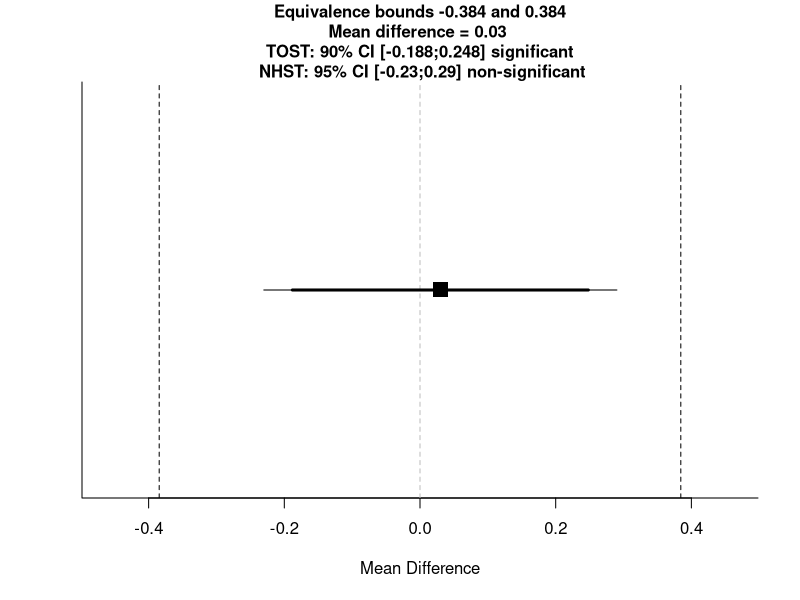
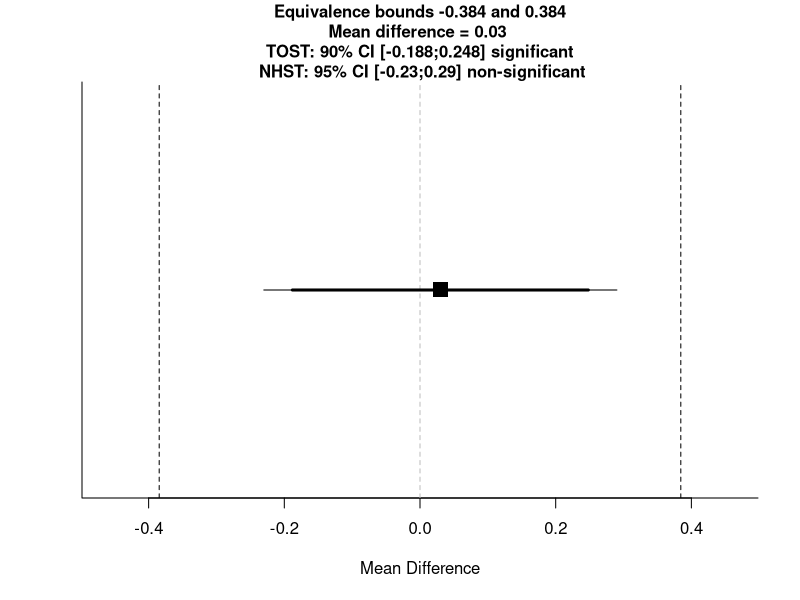
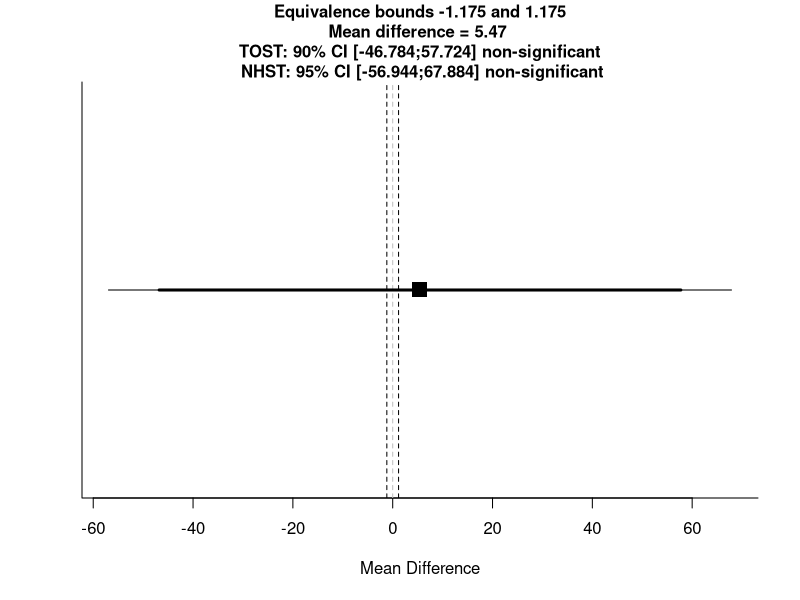
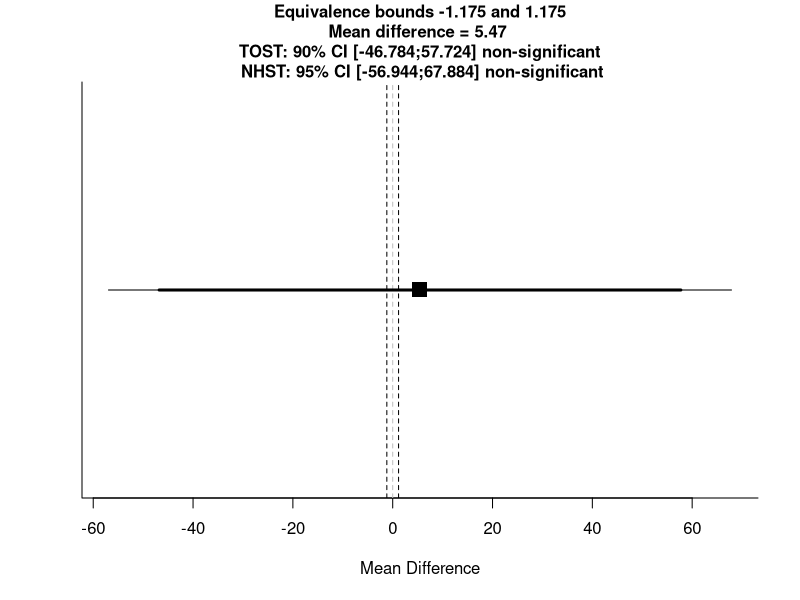
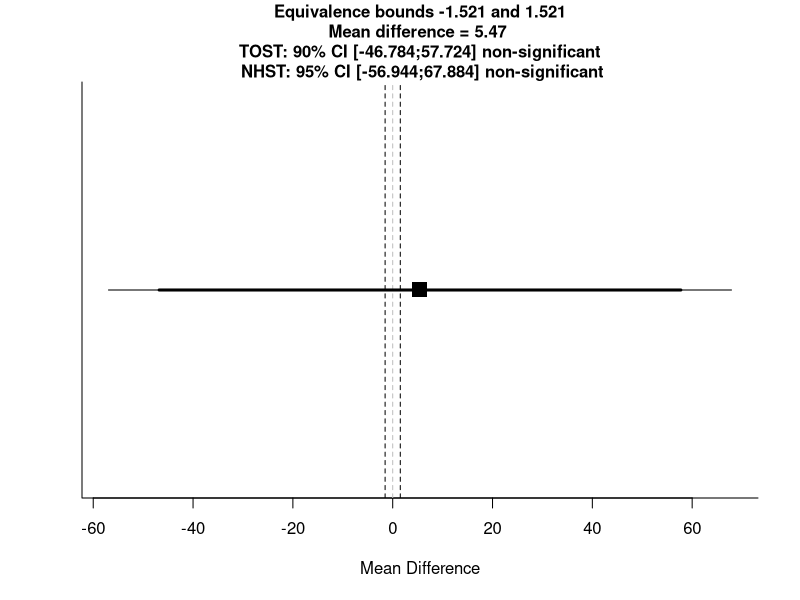
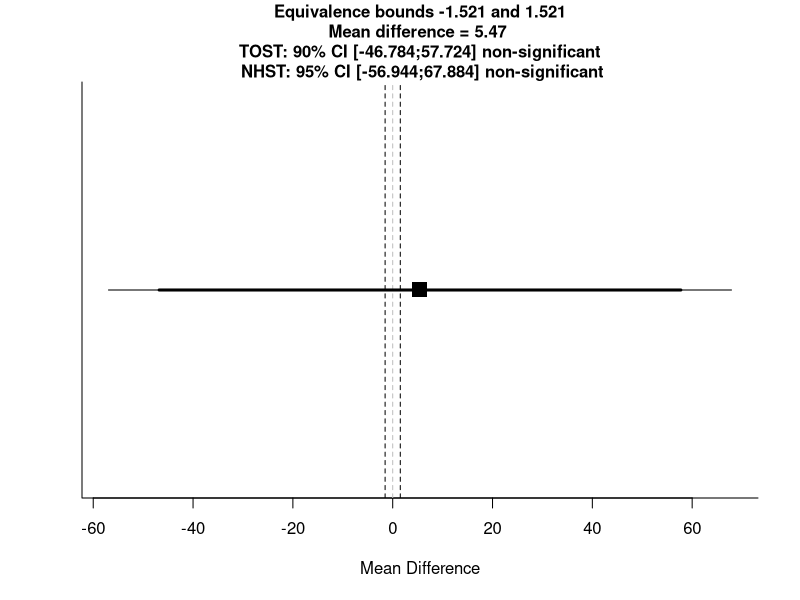
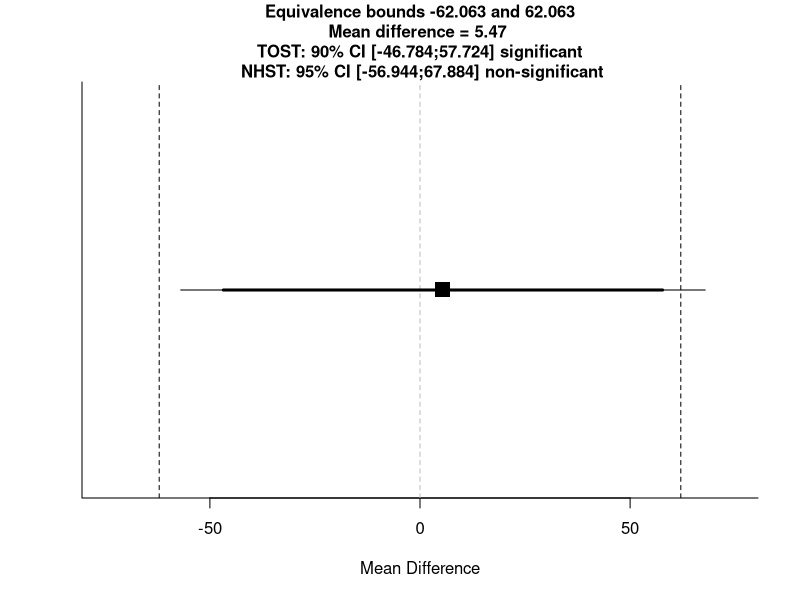
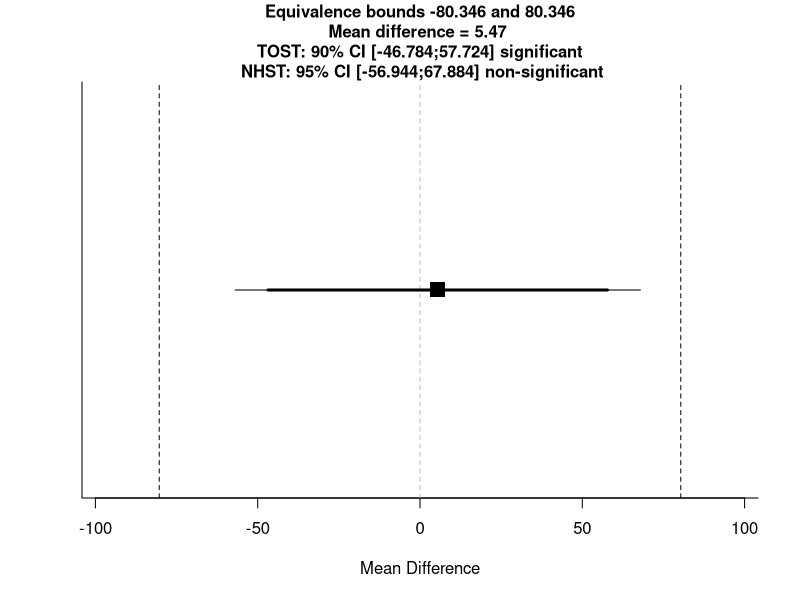

These figures' R source, in order:
###==========================================================================###
################ Daniel: TOSTtwo + BFs from standardised effects ###############
###==========================================================================###

#' TOST function for an independent t-test (Cohen's d)
#' @param m1 mean of group 1
#' @param m2 mean of group 2
#' @param sd1 standard deviation of group 1
#' @param sd2 standard deviation of group 2
#' @param n1 sample size in group 1
#' @param n2 sample size in group 2
#' @param low_eqbound_d lower equivalence bounds (e.g., -0.5) expressed in standardized mean difference (Cohen's d)
#' @param high_eqbound_d upper equivalence bounds (e.g., 0.5) expressed in standardized mean difference (Cohen's d)
#' @param alpha alpha level (default = 0.05)
#' @param var.equal logical variable indicating whether equal variances assumption is assumed to be TRUE or FALSE.  Defaults to FALSE.
#' @return Returns TOST t-value 1, TOST p-value 1, TOST t-value 2, TOST p-value 2, degrees of freedom, low equivalence bound, high equivalence bound, low equivalence bound in Cohen's d, high equivalence bound in Cohen's d, Lower limit confidence interval TOST, Upper limit confidence interval TOST
#' @importFrom stats pnorm pt qnorm qt
#' @importFrom graphics abline plot points segments title
#' @examples
#' ## Eskine (2013) showed that participants who had been exposed to organic
#' ## food were substantially harsher in their moral judgments relative to
#' ## those exposed to control (d = 0.81, 95% CI: [0.19, 1.45]). A
#' ## replication by Moery & Calin-Jageman (2016, Study 2) did not observe
#' ## a significant effect (Control: n = 95, M = 5.25, SD = 0.95, Organic
#' ## Food: n = 89, M = 5.22, SD = 0.83). Following Simonsohn's (2015)
#' ## recommendation the equivalence bound was set to the effect size the
#' ## original study had 33% power to detect (with n = 21 in each condition,
#' ## this means the equivalence bound is d = 0.48, which equals a
#' ## difference of 0.384 on a 7-point scale given the sample sizes and a
#' ## pooled standard deviation of 0.894). Using a TOST equivalence test
#' ## with default alpha = 0.05, not assuming equal variances, and equivalence
#' ## bounds of d = -0.43 and d = 0.43 is significant, t(182) = -2.69,
#' ## p = 0.004. We can reject effects larger than d = 0.43.
#'
#' TOSTtwo(m1=5.25,m2=5.22,sd1=0.95,sd2=0.83,n1=95,n2=89,low_eqbound_d=-0.43,high_eqbound_d=0.43)
#' @section References:
#' Berger, R. L., & Hsu, J. C. (1996). Bioequivalence Trials, Intersection-Union Tests and Equivalence Confidence Sets. Statistical Science, 11(4), 283-302.
#'
#' Gruman, J. A., Cribbie, R. A., & Arpin-Cribbie, C. A. (2007). The effects of heteroscedasticity on tests of equivalence. Journal of Modern Applied Statistical Methods, 6(1), 133-140, formula for Welch's t-test on page 135
#' @export
#'

TOSTtwo<-function(m1,m2,sd1,sd2,n1,n2,low_eqbound_d, high_eqbound_d, alpha, var.equal, prior_dist, effect_prior, se_prior, df_prior){
  if(missing(alpha)) {
    alpha<-0.05
  }
  if(missing(var.equal)) {
    var.equal<-FALSE
  }
  if(var.equal==TRUE) {
    sdpooled<-sqrt((((n1 - 1)*(sd1^2)) + (n2 - 1)*(sd2^2))/((n1+n2)-2)) #calculate sd pooled
    low_eqbound<-low_eqbound_d*sdpooled
    high_eqbound<-high_eqbound_d*sdpooled
    degree_f<-n1+n2-2
    t1<-((m1-m2)-low_eqbound)/(sdpooled*sqrt(1/n1 + 1/n2))  #students t-test lower bound
    p1<-pt(t1, degree_f, lower.tail=FALSE)
    t2<-((m1-m2)-high_eqbound)/(sdpooled*sqrt(1/n1 + 1/n2)) #students t-test upper bound
    p2<-pt(t2, degree_f, lower.tail=TRUE)
    t<-(m1-m2)/(sdpooled*sqrt(1/n1 + 1/n2))
    pttest<-2*pt(-abs(t), df=degree_f)
    LL90<-(m1-m2)-qt(1-alpha, n1+n2-2)*(sdpooled*sqrt(1/n1 + 1/n2))
    UL90<-(m1-m2)+qt(1-alpha, n1+n2-2)*(sdpooled*sqrt(1/n1 + 1/n2))
    LL95<-(m1-m2)-qt(1-(alpha/2), n1+n2-2)*(sdpooled*sqrt(1/n1 + 1/n2))
    UL95<-(m1-m2)+qt(1-(alpha/2), n1+n2-2)*(sdpooled*sqrt(1/n1 + 1/n2))
  } else {
    sdpooled<-sqrt((sd1^2 + sd2^2)/2) #calculate sd root mean squared for Welch's t-test
    low_eqbound<-low_eqbound_d*sdpooled
    high_eqbound<-high_eqbound_d*sdpooled
    degree_f<-(sd1^2/n1+sd2^2/n2)^2/(((sd1^2/n1)^2/(n1-1))+((sd2^2/n2)^2/(n2-1))) #degrees of freedom for Welch's t-test
    t1<-((m1-m2)-low_eqbound)/sqrt(sd1^2/n1 + sd2^2/n2) #welch's t-test upper bound
    p1<-pt(t1, degree_f, lower.tail=FALSE) #p-value for Welch's TOST t-test
    t2<-((m1-m2)-high_eqbound)/sqrt(sd1^2/n1 + sd2^2/n2) #welch's t-test lower bound
    p2<-pt(t2, degree_f, lower.tail=TRUE) #p-value for Welch's TOST t-test
    t<-(m1-m2)/sqrt(sd1^2/n1 + sd2^2/n2) #welch's t-test NHST
    pttest<-2*pt(-abs(t), df=degree_f) #p-value for Welch's t-test
    LL90<-(m1-m2)-qt(1-alpha, degree_f)*sqrt(sd1^2/n1 + sd2^2/n2) #Lower limit for CI Welch's t-test
    UL90<-(m1-m2)+qt(1-alpha, degree_f)*sqrt(sd1^2/n1 + sd2^2/n2) #Upper limit for CI Welch's t-test
    LL95<-(m1-m2)-qt(1-(alpha/2), degree_f)*sqrt(sd1^2/n1 + sd2^2/n2) #Lower limit for CI Welch's t-test
    UL95<-(m1-m2)+qt(1-(alpha/2), degree_f)*sqrt(sd1^2/n1 + sd2^2/n2) #Upper limit for CI Welch's t-test
  }
  ptost<-max(p1,p2) #Get highest p-value for summary TOST result
  ttost<-ifelse(abs(t1) < abs(t2), t1, t2) #Get lowest t-value for summary TOST result
  dif<-(m1-m2)
  testoutcome<-ifelse(pttest<alpha,"significant","non-significant")
  TOSToutcome<-ifelse(ptost<alpha,"significant","non-significant")
  plot(NA, ylim=c(0,1), xlim=c(min(LL90,low_eqbound)-max(UL90-LL90, high_eqbound-low_eqbound)/10, max(UL90,high_eqbound)+max(UL90-LL90, high_eqbound-low_eqbound)/10), bty="l", yaxt="n", ylab="",xlab="Mean Difference")
  points(x=dif, y=0.5, pch=15, cex=2)
  abline(v=high_eqbound, lty=2)
  abline(v=low_eqbound, lty=2)
  abline(v=0, lty=2, col="grey")
  segments(LL90,0.5,UL90,0.5, lwd=3)
  segments(LL95,0.5,UL95,0.5, lwd=1)
  title(main=paste("Equivalence bounds ",round(low_eqbound,digits=3)," and ",round(high_eqbound,digits=3),"\nMean difference = ",round(dif,digits=3)," \n TOST: ", 100*(1-alpha*2),"% CI [",round(LL90,digits=3),";",round(UL90,digits=3),"] ", TOSToutcome," \n NHST: ", 100*(1-alpha),"% CI [",round(LL95,digits=3),";",round(UL95,digits=3),"] ", testoutcome,sep=""), cex.main=1)
  if(var.equal == TRUE) {
    message(cat("Using alpha = ",alpha," Student's t-test was ",testoutcome,", t(",degree_f,") = ",t,", p = ",pttest,sep=""))
    cat("\n")
    message(cat("Using alpha = ",alpha," the equivalence test based on Student's t-test was ",TOSToutcome,", t(",degree_f,") = ",ttost,", p = ",ptost,sep=""))
  } else {
    message(cat("Using alpha = ",alpha," Welch's t-test was ",testoutcome,", t(",degree_f,") = ",t,", p = ",pttest,sep=""))
    cat("\n")
    message(cat("Using alpha = ",alpha," the equivalence test based on Welch's t-test  was ",TOSToutcome,", t(",degree_f,") = ",ttost,", p = ",ptost,sep=""))
  }
  TOSTresults<-data.frame(t1,p1,t2,p2,degree_f)
  colnames(TOSTresults) <- c("t-value 1","p-value 1","t-value 2","p-value 2","df")
  bound_d_results<-data.frame(low_eqbound_d,high_eqbound_d)
  colnames(bound_d_results) <- c("low bound d","high bound d")
  bound_results<-data.frame(low_eqbound,high_eqbound)
  colnames(bound_results) <- c("low bound raw","high bound raw")
  CIresults<-data.frame(LL90,UL90)
  colnames(CIresults) <- c(paste("Lower Limit ",100*(1-alpha*2),"% CI raw",sep=""),paste("Upper Limit ",100*(1-alpha*2),"% CI raw",sep=""))
  cat("TOST results:\n")
  print(TOSTresults)
  cat("\n")
  cat("Equivalence bounds (Cohen's d):\n")
  print(bound_d_results)
  cat("\n")
  cat("Equivalence bounds (raw scores):\n")
  print(bound_results)
  cat("\n")
  cat("TOST confidence interval:\n")
  print(CIresults)
  #below added BF calc
  bayes<-TRUE #expect to povide bayes
  if(missing(effect_prior)) {
    bayes<-FALSE #if no prior effect size is provided, BF not calculated
  }
  if(bayes==TRUE) {
    if(prior_dist=="normal") {
      if(missing(se_prior)) {
        se_prior<-effect_prior/2 #if not specified otherwise, default SE is effect/2
      }
    }
    if(prior_dist=="halfnormal") {
      if(missing(se_prior)) {
        se_prior<-effect_prior #if not specified otherwise, default SE is effect
        effect_prior<-0 #halfnormal is centered on 0
      }
    }
  }
  if(missing(df_prior)) {
    df_prior<-100000 #if not specified otherwise, default df = 100000 (practically normal)
  }
  theta <- effect_prior - 10 * se_prior
  incr <- se_prior / 200
  theta=seq(from = effect_prior - 10 * se_prior, by = incr, length = 4001)
  dist_theta <- dt(x = (theta-effect_prior)/se_prior, df=df_prior)
  if(prior_dist=="halfnormal"){
    dist_theta[theta <= 0] = 0
  }
  dist_theta_alt = dist_theta/sum(dist_theta)
  likelihood <- dt((abs(dif)-theta)/(abs(dif)/abs(t)), df = degree_f) #use abs(dif) - can be set to d
  likelihood_alt = likelihood/sum(likelihood)
  height <- dist_theta * likelihood
  area <- sum(height * incr)
  normarea <- sum(dist_theta * incr)
  height_alt = dist_theta_alt * likelihood_alt
  height_alt = height_alt/sum(height_alt)
  LikelihoodTheory <- area/normarea
  LikelihoodNull <- dt(abs(dif)/(abs(dif)/abs(t)), df = degree_f)
  BayesFactor <- round(LikelihoodTheory / LikelihoodNull, 2)
  bayes_results <- data.frame(BayesFactor, LikelihoodTheory, LikelihoodNull)
  colnames(bayes_results) <- c("Bayes Factor","Likelihood (alternative)","Likelihood (null)")
  cat("Bayes Results:\n")
  print(bayes_results)
  cat("\n")
  invisible(list(TOST_t1=t1,TOST_p1=p1,TOST_t2=t2,TOST_p2=p2, TOST_df=degree_f,alpha=alpha,low_eqbound=low_eqbound,high_eqbound=high_eqbound,low_eqbound_d=low_eqbound_d,high_eqbound_d=high_eqbound_d, LL_CI_TOST=LL90,UL_CI_TOST=UL90,bf=BayesFactor, ll_theory=LikelihoodTheory, ll_null=LikelihoodNull))
}

TOSTtwo(m1=5.25,m2=5.22,sd1=0.95,sd2=0.83,n1=95,n2=89,low_eqbound_d=-0.43,high_eqbound_d=0.43, var.equal=TRUE, prior_dist = "halfnormal", effect_prior = 0.5)
TOSTtwo(m1=5.25,m2=5.22,sd1=0.95,sd2=0.83,n1=95,n2=89,low_eqbound_d=-0.43,high_eqbound_d=0.43, var.equal=TRUE, prior_dist = "normal", effect_prior = 0.5)

###==========================================================================###
############### Neil McLatchie: TOSTtwo + BFs from *raw* effects ###############
###==========================================================================###

TOSTtwo.raw.nm<-function(m1,m2,sd1,sd2,n1,n2,low_eqbound, high_eqbound, alpha, var.equal, prior_dist, effect_prior, se_prior, df_prior)
{
  if(missing(alpha)) {
    alpha<-0.05
  }
  if(missing(var.equal)) {
    var.equal<-FALSE
  }
  if(var.equal==TRUE) {
    sdpooled<-sqrt((((n1 - 1)*(sd1^2)) + (n2 - 1)*(sd2^2))/((n1+n2)-2)) #calculate sd pooled
    t1<-((m1-m2)-low_eqbound)/(sdpooled*sqrt(1/n1 + 1/n2))
    degree_f<-n1+n2-2
    p1<-pt(t1, degree_f, lower.tail=FALSE)
    t2<-((m1-m2)-high_eqbound)/(sdpooled*sqrt(1/n1 + 1/n2))
    p2<-pt(t2, degree_f, lower.tail=TRUE)
    LL90<-(m1-m2)-qt(1-alpha, degree_f)*(sdpooled*sqrt(1/n1 + 1/n2))
    UL90<-(m1-m2)+qt(1-alpha, degree_f)*(sdpooled*sqrt(1/n1 + 1/n2))
    LL95<-(m1-m2)-qt(1-(alpha/2), degree_f)*(sdpooled*sqrt(1/n1 + 1/n2))
    UL95<-(m1-m2)+qt(1-(alpha/2), degree_f)*(sdpooled*sqrt(1/n1 + 1/n2))
    t<-(m1-m2)/(sdpooled*sqrt(1/n1 + 1/n2))
    pttest<-2*pt(-abs(t), df=degree_f)
  } else {
    sdpooled<-sqrt((sd1^2 + sd2^2)/2) #calculate sd root mean squared for Welch's t-test
    t1<-((m1-m2)-low_eqbound)/sqrt(sd1^2/n1 + sd2^2/n2) #welch's t-test lower bound
    degree_f<-(sd1^2/n1+sd2^2/n2)^2/(((sd1^2/n1)^2/(n1-1))+((sd2^2/n2)^2/(n2-1))) #degrees of freedom for Welch's t-test
    p1<-pt(t1, degree_f, lower.tail=FALSE) #p-value for Welch's TOST t-test
    t2<-((m1-m2)-high_eqbound)/sqrt(sd1^2/n1 + sd2^2/n2) #welch's t-test upper bound
    p2<-pt(t2, degree_f, lower.tail=TRUE) #p-value for Welch's TOST t-test
    t<-(m1-m2)/sqrt(sd1^2/n1 + sd2^2/n2) #welch's t-test NHST
    pttest<-2*pt(-abs(t), df=degree_f) #p-value for Welch's t-test
    LL90<-(m1-m2)-qt(1-alpha, degree_f)*sqrt(sd1^2/n1 + sd2^2/n2) #Lower limit for CI Welch's t-test
    UL90<-(m1-m2)+qt(1-alpha, degree_f)*sqrt(sd1^2/n1 + sd2^2/n2) #Upper limit for CI Welch's t-test
    LL95<-(m1-m2)-qt(1-(alpha/2), degree_f)*sqrt(sd1^2/n1 + sd2^2/n2) #Lower limit for CI Welch's t-test
    UL95<-(m1-m2)+qt(1-(alpha/2), degree_f)*sqrt(sd1^2/n1 + sd2^2/n2) #Upper limit for CI Welch's t-test
  }
  ptost<-max(p1,p2) #Get highest p-value for summary TOST result
  ttost<-ifelse(abs(t1) < abs(t2), t1, t2) #Get lowest t-value for summary TOST result
  dif<-(m1-m2)
  testoutcome<-ifelse(pttest<alpha,"significant","non-significant")
  TOSToutcome<-ifelse(ptost<alpha,"significant","non-significant")
  plot(NA, ylim=c(0,1), xlim=c(min(LL90,low_eqbound)-max(UL90-LL90, high_eqbound-low_eqbound)/10, max(UL90,high_eqbound)+max(UL90-LL90, high_eqbound-low_eqbound)/10), bty="l", yaxt="n", ylab="",xlab="Mean Difference")
  points(x=dif, y=0.5, pch=15, cex=2)
  abline(v=high_eqbound, lty=2)
  abline(v=low_eqbound, lty=2)
  abline(v=0, lty=2, col="grey")
  segments(LL90,0.5,UL90,0.5, lwd=3)
  segments(LL95,0.5,UL95,0.5, lwd=1)
  title(main=paste("Equivalence bounds ",round(low_eqbound,digits=3)," and ",round(high_eqbound,digits=3),"\nMean difference = ",round(dif,digits=3)," \n TOST: ", 100*(1-alpha*2),"% CI [",round(LL90,digits=3),";",round(UL90,digits=3),"] ", TOSToutcome," \n NHST: ", 100*(1-alpha),"% CI [",round(LL95,digits=3),";",round(UL95,digits=3),"] ", testoutcome,sep=""), cex.main=1)
  if(var.equal == TRUE) {
    message(cat("Using alpha = ",alpha," Student's t-test was ",testoutcome,", t(",degree_f,") = ",t,", p = ",pttest,sep=""))
    cat("\n")
    message(cat("Using alpha = ",alpha," the equivalence test based on Student's t-test was ",TOSToutcome,", t(",degree_f,") = ",ttost,", p = ",ptost,sep=""))
  } else {
    message(cat("Using alpha = ",alpha," Welch's t-test was ",testoutcome,", t(",degree_f,") = ",t,", p = ",pttest,sep=""))
    cat("\n")
    message(cat("Using alpha = ",alpha," the equivalence test based on Welch's t-test  was ",TOSToutcome,", t(",degree_f,") = ",ttost,", p = ",ptost,sep=""))
  }
  TOSTresults<-data.frame(t1,p1,t2,p2,degree_f)
  colnames(TOSTresults) <- c("t-value 1","p-value 1","t-value 2","p-value 2","df")
  bound_results<-data.frame(low_eqbound,high_eqbound)
  colnames(bound_results) <- c("low bound raw","high bound raw")
  CIresults<-data.frame(LL90,UL90)
  colnames(CIresults) <- c(paste("Lower Limit ",100*(1-alpha*2),"% CI raw",sep=""),paste("Upper Limit ",100*(1-alpha*2),"% CI raw",sep=""))
  cat("TOST results:\n")
  print(TOSTresults)
  cat("\n")
  cat("Equivalence bounds (raw scores):\n")
  print(bound_results)
  cat("\n")
  cat("TOST confidence interval:\n")
  print(CIresults)
  #below added BF calc
  bayes<-TRUE #expect to provide bayes
  if(missing(effect_prior)) {
    bayes<-FALSE #if no prior effect size is provided, BF not calculated
  }
  if(bayes==TRUE) {
    if(prior_dist=="normal") {
      if(missing(se_prior)) {
        se_prior<-effect_prior/2 #if not specified otherwise, default SE is effect/2
      }
    }
    if(prior_dist=="halfnormal") {
      if(missing(se_prior)) {
        se_prior<-effect_prior #if not specified otherwise, default SE is effect
        effect_prior<-0 #halfnormal is centered on 0
      } }
    if(prior_dist=="cauchy") {
      df_prior<-1
      {
        if(missing(se_prior)) 
        {df_prior<-1
        se_prior<-effect_prior/2} #if not specified otherwise, default SE is effect
      }}
    if(prior_dist=="halfcauchy") {
      {df_prior<-1}
      if(missing(se_prior)) {
        df_prior<-1
        se_prior<-effect_prior #if not specified otherwise, default SE is effect
        effect_prior<-0 #halfcauchy is centered on 0
      }}
    
    if(missing(df_prior)) {
      df_prior<-1000 #if not specified otherwise, default df = 100000 (practically normal)
    }
    theta <- effect_prior - 10 * se_prior
    incr <- se_prior / 200
    theta=seq(from = effect_prior - 10 * se_prior, by = incr, length = 4001)
    dist_theta <- dt(x = (theta-effect_prior)/se_prior, df=df_prior)
    if(prior_dist=="halfnormal"){
      dist_theta[theta <= 0] = 0
    }
    if(prior_dist=="halfcauchy"){
      dist_theta[theta <= 0] = 0
    }
    dist_theta_alt = dist_theta/sum(dist_theta)
    likelihood <- dt((abs(dif)-theta)/(abs(dif)/abs(t)), df = degree_f) #use abs(dif) - can be set to d
    likelihood_alt = likelihood/sum(likelihood)
    height <- dist_theta * likelihood
    area <- sum(height * incr)
    normarea <- sum(dist_theta * incr)
    height_alt = dist_theta_alt * likelihood_alt
    height_alt = height_alt/sum(height_alt)
    LikelihoodTheory <- area/normarea
    LikelihoodNull <- dt(abs(dif)/(abs(dif)/abs(t)), df = degree_f)
    BayesFactor <- round(LikelihoodTheory / LikelihoodNull, 2)
    bayes_results <- data.frame(BayesFactor, LikelihoodTheory, LikelihoodNull)
    colnames(bayes_results) <- c("Bayes Factor","Likelihood (alternative)","Likelihood (null)")
    cat("Bayes Results:\n")
    print(bayes_results)
    cat("\n")
    invisible(list(TOST_t1=t1,TOST_p1=p1,TOST_t2=t2,TOST_p2=p2, TOST_df=degree_f,alpha=alpha,low_eqbound=low_eqbound,high_eqbound=high_eqbound,low_eqbound=low_eqbound,high_eqbound=high_eqbound, LL_CI_TOST=LL90,UL_CI_TOST=UL90,bf=BayesFactor, ll_theory=LikelihoodTheory, ll_null=LikelihoodNull))
    
  }}

###==========================================================================###

library(pwr)

###==========================================================================###
###==========================================================================###
###==========================================================================###


### Transfer examples from Dienes & McLatchie (2017)

## example 3: grounded cognition (Brandt et al.)

# original study: Banerjee et al.
orig.m1 <- 87.6
orig.m2 <- 74.3
orig.sd1 <- 7.40
orig.sd2 <- 26.85
orig.d <- 0.64
orig.t <- 2.7
orig.N <- 74
orig.raw <- abs(orig.m2-orig.m1)
orig.sdpooled <- sqrt((orig.sd1^2 + orig.sd2^2)/(orig.N-2))
orig.se <- orig.sdpooled/sqrt(orig.N)
orig.df <- orig.N-2

# replication study: Brandt et al.
rep.m1 <- 135.91
rep.m2 <- 130.44
rep.sd1 <- 192.64
rep.sd2 <- 152.03
rep.d <- .03
rep.n1 <- 60 # this is a guess, the paper only reports total N = 121
rep.n2 <- 61 # see previous comment
rep.N <- 121
rep.raw <- abs(rep.m2-rep.m1)
rep.sdpooled <- sqrt((rep.sd1^2 + rep.sd2^2)/(rep.N-2))
rep.se <- rep.sdpooled/sqrt(rep.N)
rep.df <- rep.N-2


# Calculate critical effect (d and raw): smallest effect orig. study had the power to detect
t.crit = qt(1-.05/2, (orig.N-2))
d.crit = t.crit*sqrt((1/(orig.N/2)) + 1/(orig.N/2))
raw.crit <- d.crit * orig.sdpooled # smallest raw effect orig. study could detect

# Small telescopes: Calculate d for which orig. study had 33% power
power <- pwr.t.test(n = orig.N/2, d = NULL, sig.level = 0.05, power = 0.33, type = "two.sample", alternative = "two.sided")
d.33 <- power$d
raw.33 <- d.33 * orig.sdpooled # raw effect for which orig. had 33% power


#### TOST & BF (re-)calculations 1: raw effects, using Neil's TOSTtwo.raw.nm

##Brandt.1.1.1## TOST: small telescopes; BF: halfnormal
# Dienes: BF = 0.97 --> successfully replicated
Brandt.1.1.1 <- TOSTtwo.raw.nm(m1=rep.m1, 
                               m2=rep.m2, 
                               sd1=rep.sd1, 
                               sd2 = rep.sd2, 
                               n1 = rep.n1, 
                               n2=rep.n2, 
                               low_eqbound = -raw.33, 
                               high_eqbound = raw.33, 
                               var.equal = TRUE, 
                               prior_dist = "halfnormal", 
                               effect_prior = orig.raw)

##Brandt.1.1.2## TOST: small telescopes; BF: Cauchy
# Dienes: BF = 0.97 --> !! not replicated: BF = 0.98
Brandt.1.1.2 <- TOSTtwo.raw.nm(m1=rep.m1, 
                               m2=rep.m2, 
                               sd1=rep.sd1, 
                               sd2 = rep.sd2, 
                               n1 = rep.n1, 
                               n2=rep.n2, 
                               low_eqbound = -raw.33, 
                               high_eqbound = raw.33, 
                               var.equal = TRUE, 
                               prior_dist = "cauchy", 
                               effect_prior = orig.raw, 
                               se_prior = orig.se, 
                               df_prior = orig.df)


##Brandt.1.2.1## TOST: critical effect; BF: halfnormal
# Dienes: BF = 0.97 --> successfully replicated
Brandt.1.2.1 <- TOSTtwo.raw.nm(m1=rep.m1, 
                               m2=rep.m2, 
                               sd1=rep.sd1, 
                               sd2 = rep.sd2, 
                               n1 = rep.n1, 
                               n2=rep.n2,
                               low_eqbound = -raw.crit, 
                               high_eqbound = raw.crit, 
                               var.equal = TRUE, 
                               prior_dist = "halfnormal", 
                               effect_prior = orig.raw)

##Brandt.1.2.2## TOST: critical effect; BF: Cauchy
## Dienes: BF = 0.97 --> !! not replicated: BF = 0.98
Brandt.1.2.2 <- TOSTtwo.raw.nm(m1=rep.m1, 
                               m2=rep.m2, 
                               sd1=rep.sd1, 
                               sd2 = rep.sd2, 
                               n1 = rep.n1, 
                               n2=rep.n2,
                               low_eqbound = -raw.crit, 
                               high_eqbound = raw.crit, 
                               var.equal = TRUE, 
                               prior_dist = "cauchy", 
                               effect_prior = orig.raw,
                               se_prior = orig.se, 
                               df_prior = orig.df)


#### TOST & BF (re-)calculations 2: standardised effects, using Daniel's TOSTtwo

##Brandt.2.1## TOST: small telescopes; BF: halfnormal
# Dienes: BF = 0.97 --> successfully replicated
Brandt.2.1 <- TOSTtwo(m1=rep.m1, 
                      m2=rep.m2, 
                      sd1=rep.sd1, 
                      sd2 = rep.sd2, 
                      n1 = rep.n1, 
                      n2=rep.n2, 
                      low_eqbound_d = -d.33, 
                      high_eqbound_d = d.33, 
                      var.equal = TRUE, 
                      prior_dist = "halfnormal", 
                      effect_prior = orig.raw)


##Brandt.2.2## TOST: critical effect; BF: halfnormal
# Dienes: BF = 0.97 --> successfully replicated
Brandt.2.2 <- TOSTtwo(m1=rep.m1, 
                      m2=rep.m2, 
                      sd1=rep.sd1, 
                      sd2 = rep.sd2, 
                      n1 = rep.n1, 
                      n2=rep.n2,
                      low_eqbound = -d.crit, 
                      high_eqbound = d.crit, 
                      var.equal = TRUE, 
                      prior_dist = "halfnormal", 
                      effect_prior = orig.raw)
